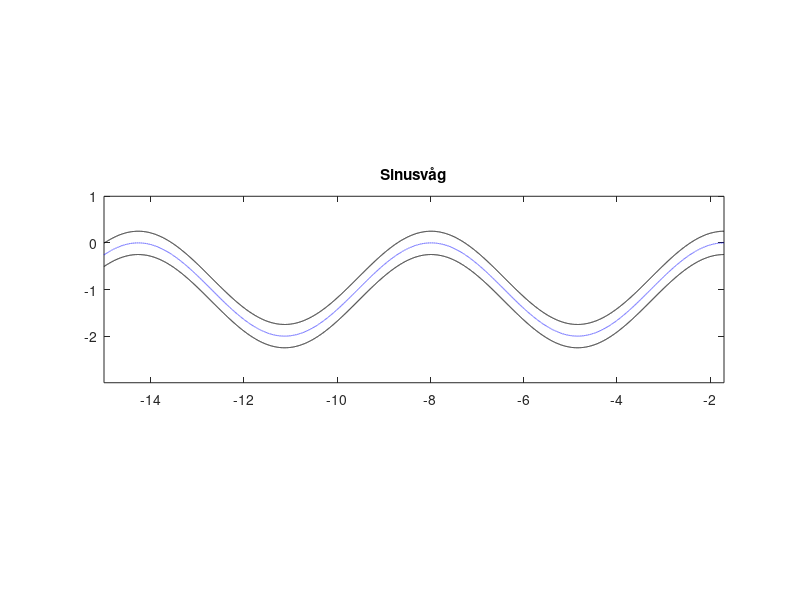

Reproduce this figure in MATLAB.
%% %%% Test case definiton %%%%%%%%%%%%%%%%%%%%%%%% %%
    close all;clc;clear all;
    path = 'Sinusvåg';  %'Rak bana'  'Stor kurva' 'Skarp kurva' 'Sinusvåg' 
    
    %desiredSpeed = -1;  % Longitudinal Speed [m/s]
    
    desiredSpeed = [-0.2, -0.2];  % Longitudinal Speed [m/s] before and after an eventuall direction change
    dirChange = 0.1;    % Changes the "speed" of the dolly to desiredSpeed(2) after dirChange % of the course
    
    LookDistance  = 0.4; %Look-ahead distance, bra värden; 0.375, 0.4, 0.4
%% %%% Vehicle parameters %%%%%%%%%%%%%%%%%%%%%%%%%%%%%%%
    mm = 1e-3; %mm to m conversion
    L1 = 220 * mm  ;        % Theoretical Wheelbase [m]
    b1 = 110 * mm  ;         % Distance from pivot 1 to tractor rear axle [m]
    L2 = 1200 * mm  ;        % Distance from pivot 1 to rear axle of trailer 1 [m]
    b2 = 100 * mm  ;        % Distance from rear axle of trailer 1 to pivot 2[m]
    W = 260 * mm  ;         % Track width [m]                  
    vehicleDynamics = [b1 L1 L2 b2];
%% %%%%%%%% Waypoints %%%%%%%%%%%%%
% creating the trajectory
switch path

case 'Test'
    D1 = 15;
    n = 100;
    roadWidth = 0.2;
    X_waypoints = linspace(0,D1,n);
    X_waypointsUp = linspace(0,D1,n);
    X_waypointsLow = linspace(0,D1,n);

    Y_waypoints = zeros(1,n);
    Y_waypointsUp = roadWidth.*ones(1,n);
    Y_waypointsLow = -roadWidth.*ones(1,n);

    dist_between_indx = abs(D1)/length(X_waypoints)

    plot(X_waypoints, Y_waypoints)

case 'Rak bana'
%----------------Rak bana----------------
    n = 20000;
    roadWidth = 0.2;
    X_waypoints = zeros(1,n);
    Y_waypoints = zeros(1,n);
    X_waypointsUp = zeros(1,n);
    Y_waypointsUp = zeros(1,n);
    X_waypointsLow = zeros(1,n);
    Y_waypointsLow = zeros(1,n);

    for i=1:n
        X_waypoints(i)=-(i/1000);
        X_waypointsUp(i)=-(i/1000);
        X_waypointsLow(i)=-(i/1000);
    end

    Y_waypointsUp(:) = roadWidth;
    Y_waypointsLow(:) = -roadWidth;
    plot(X_waypoints,Y_waypoints,'b--')
%----------------Stor kurva----------------
case 'Stor kurva'

    roadWidth=0.2;
    n = 20000;
    X_waypoints = zeros(1,n);
    Y_waypoints = zeros(1,n);
    X_waypointsUp = zeros(1,n);
    Y_waypointsUp = zeros(1,n);
    X_waypointsLow = zeros(1,n);
    Y_waypointsLow = zeros(1,n);

    for i=1:8001
        X_waypoints(i)=-(i/1000)+5;
        X_waypointsUp(i)=-(i/1000)+5;
        X_waypointsLow(i)=-(i/1000)+5;
    end
    Y_waypointsUp(1:8001) = roadWidth;
    Y_waypointsLow(1:8001) = -roadWidth;

    R=5; %Tuning parameter
    angles = zeros(1,8000);
    angles(1)=-pi/2;
    for i=2:8000
        angles(i)= angles(i-1) - ((pi/2)/8000);
        X_waypoints(8000+i)=R*cos(angles(i))-3;
        Y_waypoints(8000+i)=R*sin(angles(i))+R;
        X_waypointsUp(8000+i)=(R-roadWidth)*cos(angles(i))-3;
        Y_waypointsUp(8000+i)=(R-roadWidth)*sin(angles(i))+R;
        X_waypointsLow(8000+i)=(R+roadWidth)*cos(angles(i))-3;
        Y_waypointsLow(8000+i)=(R+roadWidth)*sin(angles(i))+R;
    end

    for i=1:4000
        Y_waypoints(i+16000)=(i/1000)+R;
        Y_waypointsUp(i+16000)=(i/1000)+R;
        Y_waypointsLow(i+16000)=(i/1000)+R;
    end
    X_waypoints(16001:20000) = -(3+R);
    X_waypointsUp(16001:20000) = -(3+R-roadWidth);
    X_waypointsLow(16001:20000) = -(3+R+roadWidth);
    
    %X_waypoints = -1.*X_waypoints;

    plot(X_waypoints,Y_waypoints,'b--')
%----------------Skarp kurva----------------
case 'Skarp kurva'

    roadWidth=0.2;
    n = 20000;
    X_waypoints = zeros(1,n);
    Y_waypoints = zeros(1,n);
    X_waypointsUp = zeros(1,n);
    Y_waypointsUp = zeros(1,n);
    X_waypointsLow = zeros(1,n);
    Y_waypointsLow = zeros(1,n);

    for i=1:8001
        X_waypoints(i)=-(i/1000)+5;
        X_waypointsUp(i)=-(i/1000)+5;
        X_waypointsLow(i)=-(i/1000)+5;
    end
    Y_waypointsUp(1:8001) = roadWidth;
    Y_waypointsLow(1:8001) = -roadWidth;

    R=0.3; %Tuning parameter
    angles = zeros(1,8000);
    angles(1)=pi/2;
    for i=2:8000
        angles(i)= angles(i-1) + ((pi/2)/8000);
        X_waypoints(8000+i)=R*cos(angles(i))-3;
        Y_waypoints(8000+i)=R*sin(angles(i))-R;
        X_waypointsUp(8000+i)=(R+roadWidth)*cos(angles(i))-3;
        Y_waypointsUp(8000+i)=(R+roadWidth)*sin(angles(i))-R;
        X_waypointsLow(8000+i)=(R-roadWidth)*cos(angles(i))-3;
        Y_waypointsLow(8000+i)=(R-roadWidth)*sin(angles(i))-R;
    end

    for i=1:4000
        Y_waypoints(i+16000)=-(i/1000)-R;
        Y_waypointsUp(i+16000)=-(i/1000)-R;
        Y_waypointsLow(i+16000)=-(i/1000)-R;
    end
    X_waypoints(16001:20000) = -(3+R);
    X_waypointsUp(16001:20000) = -(3+R+roadWidth);
    X_waypointsLow(16001:20000) = -(3+R-roadWidth);


%----------------Sinus----------------
case 'Sinusvåg'
    magnitude = 0.3;
    roadWidth= 0.5;
    %frequency = 8;
    dist = -15;
    offset = L2 + 0.5;

    X_waypoints = linspace(-offset,dist,15000);
    
    Y_waypoints = sin(X_waypoints + offset + pi/2);
    Y_waypoints = Y_waypoints - Y_waypoints(1);

    %Y_waypoints = (sin(X_waypoints+L2+pi/2+0.1)-1)*magnitude;
    %Y_waypoints = flip((sin((X_waypoints + pi/2)*frequency))*magnitude);

%     X_waypointsUp=X_waypoints-(roadWidth*cos(X_waypoints))./(sqrt(1+(cos(X_waypoints)*magnitude).^2));
%     Y_waypointsUp=(sin(X_waypoints+L2+pi/2+0.1)-1)*magnitude + roadWidth./(sqrt(1+(cos(X_waypoints)*magnitude).^2));
% 
%     X_waypointsLow = X_waypoints+((roadWidth*cos(X_waypoints)*magnitude))./(sqrt(1+(cos(X_waypoints)*magnitude).^2));
%     Y_waypointsLow = (sin(X_waypoints+L2+pi/2+0.1)-1)*magnitude - roadWidth./(sqrt(1+(cos(X_waypoints)*magnitude).^2));
%     
    X_waypointsUp = X_waypoints;
    X_waypointsLow = X_waypoints;
    
    Y_waypointsUp = Y_waypoints + (roadWidth/2);
    Y_waypointsLow = Y_waypoints - (roadWidth/2);

    %X_waypoints(end)=NaN;
    %Y_waypoints(end)=NaN;
    
%     Y_waypoints = Y_waypoints + 4;
%     Y_waypointsUp = Y_waypointsUp + 4;
%     Y_waypointsLow = Y_waypointsLow + 4;
    
    set(gcf,'color','w');
    plot(X_waypoints,Y_waypoints,'b--')
    hold on
    plot(X_waypointsUp, Y_waypointsUp,'k')
    plot(X_waypointsLow, Y_waypointsLow,'k')
    title('Sinusvåg')
    axis equal

    xlim([min(X_waypoints) max(X_waypoints)])
    ylim([min(Y_waypoints)-1 max(Y_waypoints)+1])


case 'Parkering_2'
    D1 = 10;
    D2 = 5;
    R1 = 4;
    D3 = 3;

    %roadWidth=0.4;
    roadWidth=0.2;
    n = 250; % Upplösning

    %% D1
    X_waypoints = linspace(-L2,D1,3*n);
    X_waypointsUp = linspace(-L2,D1,3*n);
    X_waypointsLow = linspace(-L2,D1,3*n);

    Y_waypoints = zeros(1,3*n);
    Y_waypointsUp = roadWidth.*ones(1,3*n);
    Y_waypointsLow = -roadWidth.*ones(1,3*n);

    %% D2
    X_waypoints = [X_waypoints, linspace(D1, D1-D2, n)];
    X_waypointsUp = [X_waypointsUp,linspace(D1, D1-D2, n)];
    X_waypointsLow = [X_waypointsLow,linspace(D1, D1-D2, n)];

    Y_waypoints = [Y_waypoints, zeros(1,n)];
    Y_waypointsUp = [Y_waypointsUp, roadWidth.*ones(1,n)];
    Y_waypointsLow = [Y_waypointsLow, -roadWidth.*ones(1,n)];

    %% R1
    X_waypoints = [X_waypoints, D1-D2 + R1.*cos(linspace(pi/2,pi,n))];
    X_waypointsUp = [X_waypointsUp, (D1-D2 + (R1+roadWidth).*cos(linspace(pi/2,pi,n)))];
    X_waypointsLow = [X_waypointsLow, D1-D2 + (R1-roadWidth).*cos(linspace(pi/2,pi,n))];

    Y_waypoints = [Y_waypoints, R1.*sin(linspace(pi/2,pi,n))-R1];
    Y_waypointsUp = [Y_waypointsUp, (R1+roadWidth).*sin(linspace(pi/2,pi,n))-R1];
    Y_waypointsLow = [Y_waypointsLow, (R1-roadWidth).*sin(linspace(pi/2,pi,n))-R1];


    %% D3
    X_waypoints = [X_waypoints, linspace(D1-D2-R1, D1-D2-R1, n)];
    X_waypointsUp = [X_waypointsUp, linspace(D1-D2-R1-roadWidth, D1-D2-R1-roadWidth, n)];
    X_waypointsLow = [X_waypointsLow, linspace(D1-D2-R1+roadWidth, D1-D2-R1+roadWidth, n)];

    Y_waypoints = [Y_waypoints, linspace(-R1,-R1-D3,n)];
    Y_waypointsUp = [Y_waypointsUp, linspace(-R1,-R1-D3,n)];
    Y_waypointsLow = [Y_waypointsLow, linspace(-R1,-R1-D3,n)];

    %X_waypoints = -1.*X_waypoints;
    %X_waypointsUp = -1.*X_waypointsUp;
    %X_waypointsLow = -1.*X_waypointsLow;
    
    set(gcf,'color','w');
    plot(X_waypoints,Y_waypoints,'b--')
    hold on
    plot(X_waypointsUp, Y_waypointsUp,'k')
    plot(X_waypointsLow, Y_waypointsLow,'k')

end
